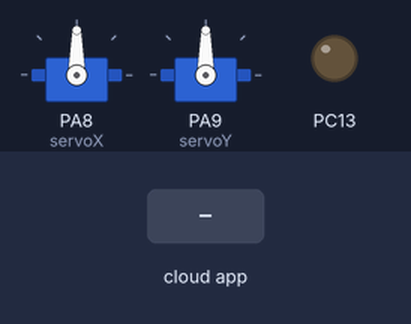
Simulated run of this program. Board: STM32 Black Pill. On the bench: 2 × servo, output pins drawn as LEDs (lit = HIGH). The test bench sets the inputs (shaded band). The ROS host is connected and sends only what is stated.

Above: at 1.2 s.
1.3 s: the phone or cloud app sets servo_x to 0
At 2.3 s:
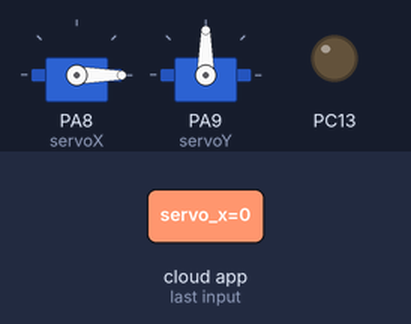
2.8 s: the phone or cloud app sets servo_y to 0
At 3.4 s:
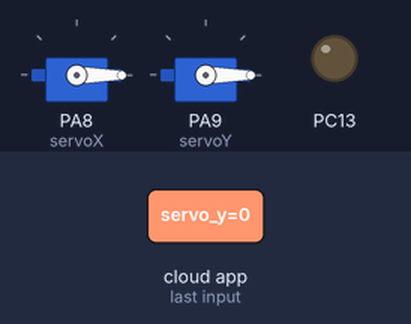
4.3 s: the phone or cloud app sets servo_x to 45
At 4.6 s:
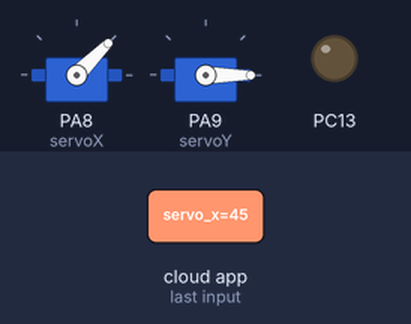
5.8 s: the phone or cloud app sets servo_y to 45
At 6.9 s:
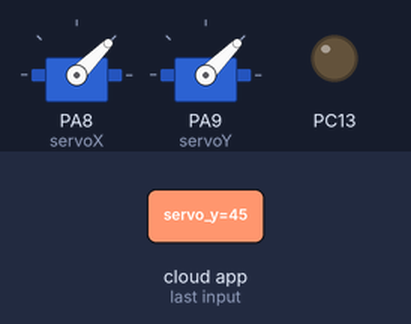
7.3 s: the phone or cloud app sets servo_x to 90
At 8.0 s:
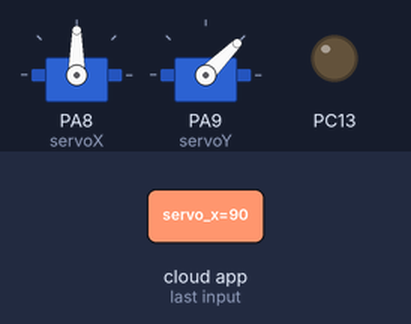
8.8 s: the phone or cloud app sets servo_y to 180
At 9.2 s:
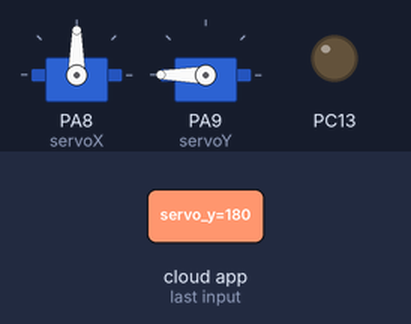
Timing chart, 0 to 11.3 s (numbered marks = the images above; inputs shaded):
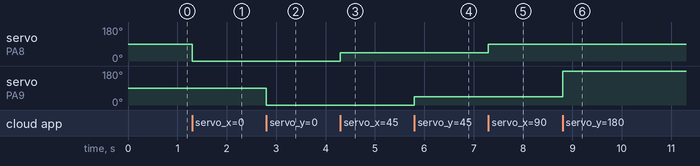

Measured:
- after the input at 1.3 s, servo on PA8 (servoX): 90° → 0° at once
- after the input at 2.8 s, servo on PA9 (servoY): 90° → 0° at once
- after the input at 4.3 s, servo on PA8 (servoX): 0° → 45° at once
- after the input at 5.8 s, servo on PA9 (servoY): 0° → 45° at once
- after the input at 7.3 s, servo on PA8 (servoX): 45° → 90° at once
- after the input at 8.8 s, servo on PA9 (servoY): 45° → 180° at once

The program:

main.cpp
```cpp
#include <ros.h>
#include <std_msgs/UInt16.h>
#include <Servo.h>

HardwareSerial Serial1(PA3, PA2);

ros::NodeHandle nh;

Servo servoX;
Servo servoY;

std_msgs::UInt16 servoXMsg;
std_msgs::UInt16 servoYMsg;

ros::Publisher pubX("servo_x_position", &servoXMsg);
ros::Publisher pubY("servo_y_position", &servoYMsg);

void toggleStatusLED() {
  digitalWrite(PC13, HIGH - digitalRead(PC13));
}

void setServoXPosition(const std_msgs::UInt16& msg) {
  servoX.write(msg.data);
  servoXMsg.data = msg.data;
  pubX.publish(&servoXMsg);
}

void setServoYPosition(const std_msgs::UInt16& msg) {
  servoY.write(msg.data);
  servoYMsg.data = msg.data;
  pubY.publish(&servoYMsg);
}


ros::Subscriber<std_msgs::UInt16> subX("servo_x", setServoXPosition);
ros::Subscriber<std_msgs::UInt16> subY("servo_y", setServoYPosition);

void setup() {
  Serial.begin(57600);
  servoX.attach(PA8);
  servoY.attach(PA9);

  nh.initNode();
  nh.subscribe(subX);
  nh.subscribe(subY);

  nh.advertise(pubX);
  nh.advertise(pubY);

  pinMode(PC13, OUTPUT);
}

void loop() {
  nh.spinOnce();
  delay(1);
}
```
